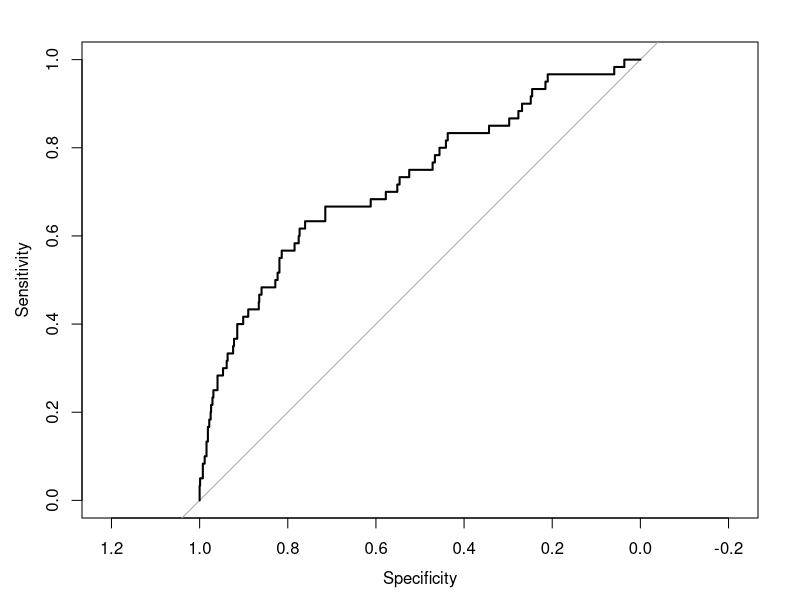
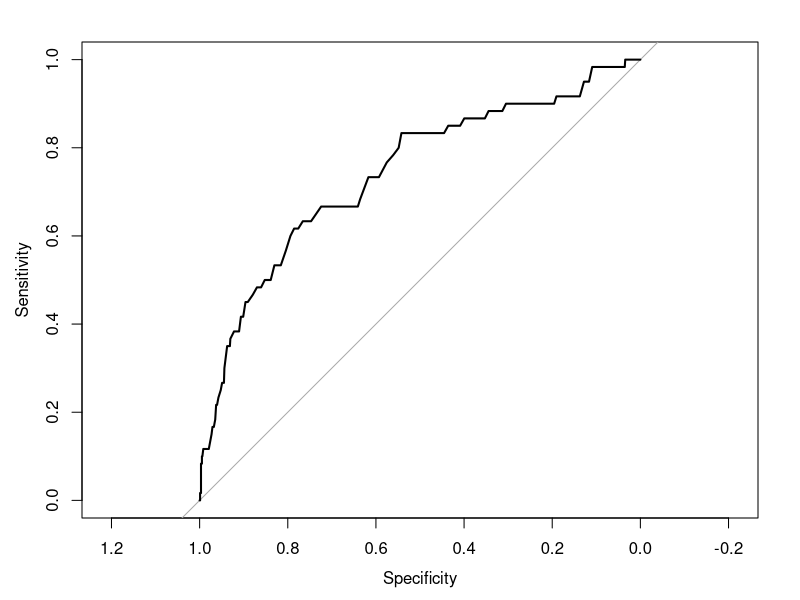

These figures' R source, in order:

# install.packages("caret")
library(caret)
library(car)
library(pROC)

# run logistic regression without considering weights


data = read.csv("cleaned_data.csv")


# ------------constructing the train, validation, test set ---------------
# each one contains 1/3 of the original data
# in addtion, the proprotion of coronary positive cases are the same.


set.seed(123)   # for reproducibility

# First split: train vs rest (2/3 remain)
index1 <- createDataPartition(data$coronary, p = 1/3, list = FALSE)
train <- data[index1, ]
rest  <- data[-index1, ]

# Second split: validation vs test (each 1/3 of full data)
index2 <- createDataPartition(rest$coronary, p = 1/2, list = FALSE)
validation <- rest[index2, ]
test <- rest[-index2, ]

# -----model with multiple predictors-----------.
# 1. Fit on training set
model <- glm(
  coronary ~ high_density_level + low_density_level + triglyceride_level,
  family = binomial,
  data = train
)

# 2. Predict on *validation* set
validation$prob <- predict(
  model,
  newdata = validation,
  type = "response"
)

# 3. ROC on validation set

g <- roc(response = validation$coronary,
         predictor = validation$prob)

print(g)
plot(g)


# ---------model with one predictor --------------

# --------- 1. Fit model on TRAIN only --------------

model <- glm(
  coronary ~ low_density_level,
  family = binomial,
  data = train
)

# --------- 2. Predict on VALIDATION only -----------

validation$prob <- predict(
  model,
  newdata = validation,
  type = "response"
)

# --------- 3. Compute ROC on VALIDATION -----------

library(pROC)

g <- roc(
  response  = validation$coronary,
  predictor = validation$prob
)

print(g)
plot(g)
